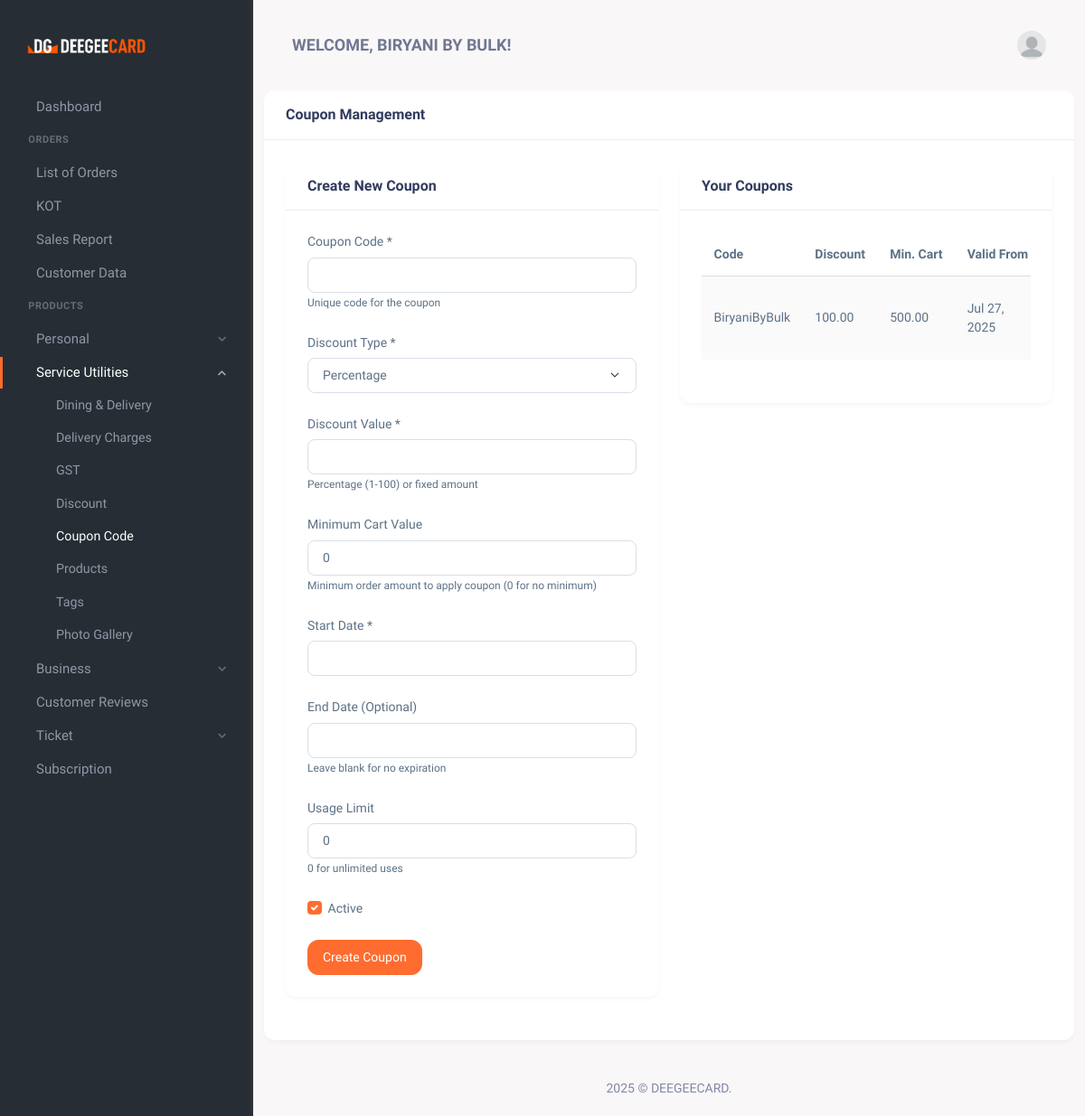
Before: /coupon.php (signed in) with the older database file.
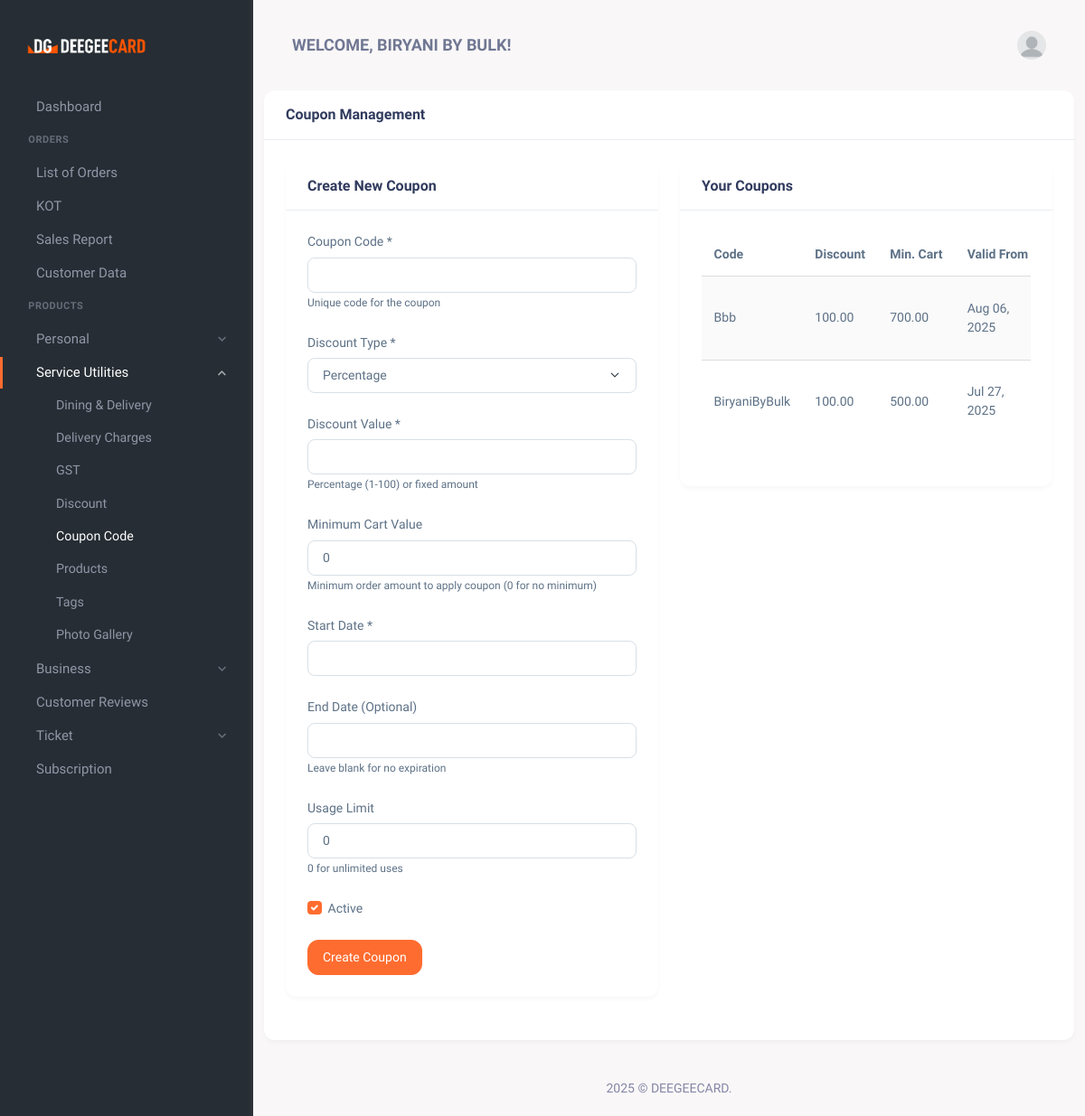
After: the same page with the newer database file.
### tables this page shows
CREATE TABLE `coupons` (
  `id` int(11) NOT NULL,
  `user_id` int(11) NOT NULL,
  `coupon_code` varchar(50) NOT NULL,
  `discount_type` enum('percentage','fixed') NOT NULL,
  `discount_value` decimal(10,2) NOT NULL,
  `min_cart_value` decimal(10,2) DEFAULT '0.00',
  `start_date` date NOT NULL,
  `end_date` date DEFAULT NULL,
  `usage_limit` int(11) DEFAULT '0',
  `is_active` tinyint(1) DEFAULT '1',
  `created_at` timestamp NOT NULL DEFAULT CURRENT_TIMESTAMP
);

### coupon.php (the view, shortened to what the changed rows need)
<?php
require 'db_connection.php';
$user_id = $_SESSION['user_id'];
$coupons = [];
$sql = "SELECT
            id,
            coupon_code,
            discount_type,
            discount_value,
            min_cart_value,
            start_date,
            end_date,
            usage_limit,
            is_active,
            created_at
        FROM coupons
        WHERE user_id = ?
        ORDER BY created_at DESC";
$stmt = $conn->prepare($sql);
$stmt->bind_param("i", $user_id);
$stmt->execute();
$result = $stmt->get_result();
while ($row = $result->fetch_assoc()) {
    $coupons[] = $row;
}
?>
<!DOCTYPE html>
<html lang="en">
<head>
    <link href="assets/css/vendor.min.css" rel="stylesheet" />
    <link href="assets/css/icons.min.css" rel="stylesheet" />
    <link href="assets/css/app.min.css" rel="stylesheet" />
    <link href="assets/css/style.css" rel="stylesheet" />
    <link rel="stylesheet" href="https://cdn.jsdelivr.net/npm/flatpickr/dist/flatpickr.min.css">
</head>
<body>
    <div class="wrapper">
        <div class="page-content">
            <div class="container">
                <div class="row">
                    <div class="col-xl-12">
                        <div class="card">
                            <div class="card-body">
                                <div class="row">
                                    <div class="col-md-6">
                                        <div class="card">
                                            <div class="card-body">
                                                <?php if (empty($coupons)): ?>
                                                    <p>No coupons found.</p>
                                                <?php else: ?>
                                                    <div class="table-responsive">
                                                        <table class="table table-striped">
                                                            <thead>
                                                                <tr>
                                                                    <th>Code</th>
                                                                    <th>Discount</th>
                                                                    <th>Min. Cart</th>
                                                                    <th>Valid From</th>
                                                                </tr>
                                                            </thead>
                                                            <tbody>
                                                                <?php foreach ($coupons as $coupon):
                                                                ?>
                                                                    <tr>
                                                                        <td><?php echo htmlspecialchars($coupon['coupon_code']); ?></td>
                                                                        <td>
                                                                            <?php
                                                                                echo htmlspecialchars($coupon['discount_value']);
                                                                            ?>
                                                                        </td>
                                                                        <td><?php echo htmlspecialchars($coupon['min_cart_value']); ?></td>
                                                                        <td><?php echo htmlspecialchars(date('M d, Y', strtotime($coupon['start_date']))); ?></td>
                                                                    </tr>
                                                                <?php endforeach; ?>
                                                            </tbody>
                                                        </table>
                                                    </div>
                                                <?php endif; ?>
                                            </div>
                                        </div>
                                    </div>
                                </div>
                            </div>
                        </div>
                    </div>
                </div>
            </div>
        </div>
    </div>
</body>
</html>

Changed rows visible on the page:
added coupons: coupon_code "Bbb", discount_value "100.00", min_cart_value "700.00", start_date "Aug 06, 2025"
